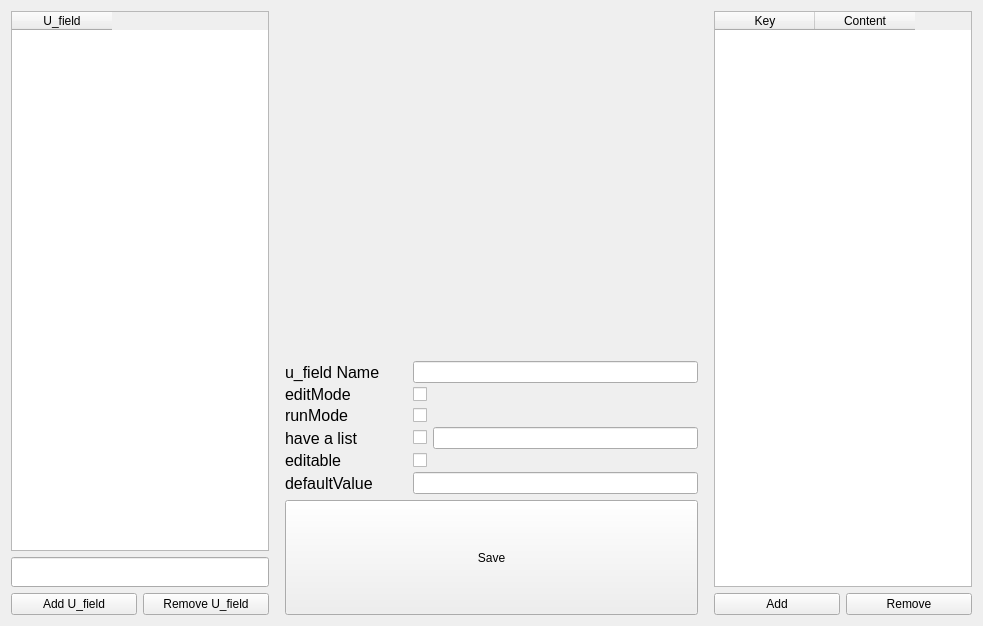
<?xml version="1.0" encoding="UTF-8"?>
<ui version="4.0">
 <class>MainWindow</class>
 <widget class="QMainWindow" name="MainWindow">
  <property name="geometry">
   <rect>
    <x>0</x>
    <y>0</y>
    <width>983</width>
    <height>626</height>
   </rect>
  </property>
  <property name="minimumSize">
   <size>
    <width>983</width>
    <height>626</height>
   </size>
  </property>
  <property name="windowTitle">
   <string>MainWindow</string>
  </property>
  <widget class="QWidget" name="centralWidget">
   <layout class="QHBoxLayout" name="horizontalLayout_10" stretch="5,8,5">
    <property name="spacing">
     <number>16</number>
    </property>
    <item>
     <layout class="QVBoxLayout" name="verticalLayout_3" stretch="9,1,1">
      <item>
       <widget class="QTableWidget" name="tableWidget_2">
        <column>
         <property name="text">
          <string>U_field</string>
         </property>
        </column>
       </widget>
      </item>
      <item>
       <widget class="QLineEdit" name="line_filter">
        <property name="minimumSize">
         <size>
          <width>0</width>
          <height>30</height>
         </size>
        </property>
        <property name="font">
         <font>
          <pointsize>10</pointsize>
         </font>
        </property>
        <property name="text">
         <string/>
        </property>
       </widget>
      </item>
      <item>
       <layout class="QHBoxLayout" name="horizontalLayout_8" stretch="1,1">
        <item>
         <widget class="QPushButton" name="AddButton1">
          <property name="text">
           <string>Add U_field</string>
          </property>
         </widget>
        </item>
        <item>
         <widget class="QPushButton" name="DelButton1">
          <property name="text">
           <string>Remove U_field</string>
          </property>
         </widget>
        </item>
       </layout>
      </item>
     </layout>
    </item>
    <item>
     <layout class="QVBoxLayout" name="verticalLayout_2" stretch="3,7,1">
      <item>
       <widget class="QLabel" name="label_13">
        <property name="text">
         <string/>
        </property>
        <property name="alignment">
         <set>Qt::AlignCenter</set>
        </property>
       </widget>
      </item>
      <item>
       <layout class="QVBoxLayout" name="verticalLayout" stretch="1,1,1,1,1,1">
        <property name="spacing">
         <number>2</number>
        </property>
        <item>
         <layout class="QHBoxLayout" name="horizontalLayout" stretch="3,7">
          <item>
           <widget class="QLabel" name="label">
            <property name="font">
             <font>
              <pointsize>12</pointsize>
             </font>
            </property>
            <property name="text">
             <string>u_field Name</string>
            </property>
           </widget>
          </item>
          <item>
           <widget class="QLineEdit" name="lineEdit"/>
          </item>
         </layout>
        </item>
        <item>
         <layout class="QHBoxLayout" name="horizontalLayout_2" stretch="3,7">
          <item>
           <widget class="QLabel" name="label_2">
            <property name="font">
             <font>
              <pointsize>12</pointsize>
             </font>
            </property>
            <property name="text">
             <string>editMode</string>
            </property>
           </widget>
          </item>
          <item>
           <widget class="QCheckBox" name="checkBox1">
            <property name="font">
             <font>
              <pointsize>8</pointsize>
             </font>
            </property>
            <property name="text">
             <string/>
            </property>
           </widget>
          </item>
         </layout>
        </item>
        <item>
         <layout class="QHBoxLayout" name="horizontalLayout_3" stretch="3,7">
          <item>
           <widget class="QLabel" name="label_3">
            <property name="font">
             <font>
              <pointsize>12</pointsize>
             </font>
            </property>
            <property name="text">
             <string>runMode</string>
            </property>
           </widget>
          </item>
          <item>
           <widget class="QCheckBox" name="checkBox2">
            <property name="font">
             <font>
              <pointsize>8</pointsize>
             </font>
            </property>
            <property name="text">
             <string/>
            </property>
           </widget>
          </item>
         </layout>
        </item>
        <item>
         <layout class="QHBoxLayout" name="horizontalLayout_5" stretch="3,7">
          <item>
           <widget class="QLabel" name="label_4">
            <property name="font">
             <font>
              <pointsize>12</pointsize>
             </font>
            </property>
            <property name="text">
             <string>have a list</string>
            </property>
           </widget>
          </item>
          <item>
           <layout class="QHBoxLayout" name="horizontalLayout_4">
            <item>
             <widget class="QCheckBox" name="checkBox3">
              <property name="font">
               <font>
                <pointsize>8</pointsize>
               </font>
              </property>
              <property name="text">
               <string/>
              </property>
             </widget>
            </item>
            <item>
             <widget class="QLineEdit" name="lineEdit_2"/>
            </item>
           </layout>
          </item>
         </layout>
        </item>
        <item>
         <layout class="QHBoxLayout" name="horizontalLayout_6" stretch="3,7">
          <item>
           <widget class="QLabel" name="label_5">
            <property name="font">
             <font>
              <pointsize>12</pointsize>
             </font>
            </property>
            <property name="text">
             <string>editable</string>
            </property>
           </widget>
          </item>
          <item>
           <widget class="QCheckBox" name="checkBox4">
            <property name="text">
             <string/>
            </property>
            <property name="iconSize">
             <size>
              <width>16</width>
              <height>16</height>
             </size>
            </property>
            <property name="tristate">
             <bool>false</bool>
            </property>
           </widget>
          </item>
         </layout>
        </item>
        <item>
         <layout class="QHBoxLayout" name="horizontalLayout_7" stretch="3,7">
          <item>
           <widget class="QLabel" name="label_6">
            <property name="font">
             <font>
              <pointsize>12</pointsize>
             </font>
            </property>
            <property name="text">
             <string>defaultValue</string>
            </property>
           </widget>
          </item>
          <item>
           <widget class="QLineEdit" name="lineEdit_3"/>
          </item>
         </layout>
        </item>
       </layout>
      </item>
      <item>
       <widget class="QPushButton" name="pushButton">
        <property name="sizePolicy">
         <sizepolicy hsizetype="Preferred" vsizetype="Preferred">
          <horstretch>0</horstretch>
          <verstretch>0</verstretch>
         </sizepolicy>
        </property>
        <property name="minimumSize">
         <size>
          <width>0</width>
          <height>30</height>
         </size>
        </property>
        <property name="maximumSize">
         <size>
          <width>16777215</width>
          <height>120</height>
         </size>
        </property>
        <property name="text">
         <string>Save</string>
        </property>
       </widget>
      </item>
     </layout>
    </item>
    <item>
     <layout class="QVBoxLayout" name="verticalLayout_4" stretch="9,1">
      <item>
       <widget class="QTableWidget" name="tableWidget">
        <column>
         <property name="text">
          <string>Key</string>
         </property>
        </column>
        <column>
         <property name="text">
          <string>Content</string>
         </property>
        </column>
       </widget>
      </item>
      <item>
       <layout class="QHBoxLayout" name="horizontalLayout_9" stretch="1,1">
        <item>
         <widget class="QPushButton" name="AddButton2">
          <property name="text">
           <string>Add</string>
          </property>
         </widget>
        </item>
        <item>
         <widget class="QPushButton" name="DelButton2">
          <property name="text">
           <string>Remove</string>
          </property>
         </widget>
        </item>
       </layout>
      </item>
     </layout>
    </item>
   </layout>
  </widget>
 </widget>
 <layoutdefault spacing="6" margin="11"/>
 <resources/>
 <connections/>
</ui>
